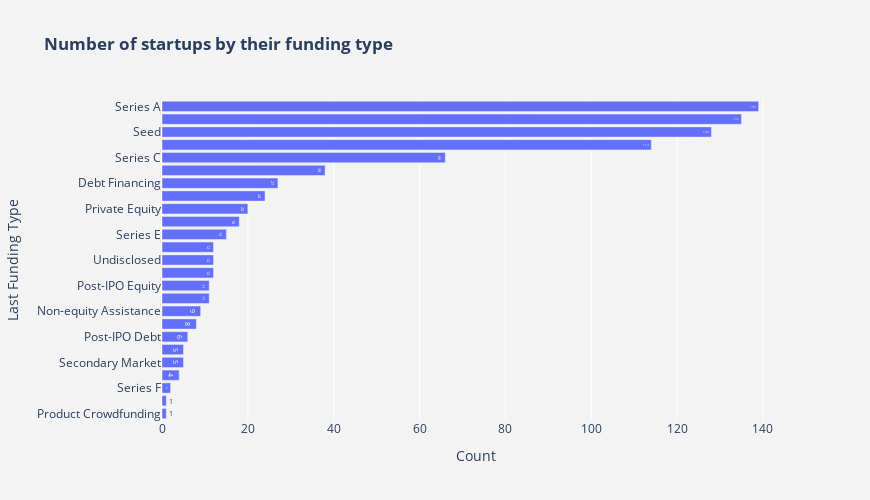

The code cell stored with this chart in its notebook:
### Code cell
fig3 = go.Figure()

fig3.add_trace(
    go.Bar(
        x= main.groupby('Last funding type').size().sort_values().values,
        y= main.groupby('Last funding type').size().sort_values().index,
        text= main.groupby('Last funding type').size().sort_values().values,
        textposition= 'auto',
        orientation= 'h',
        )
        )

fig3.update_layout(
    title_text='<b>Number of startups by their funding type<b>',
    yaxis = dict(title='Last Funding Type'),
    xaxis = dict(title='Count'),
    width = 870,
    height = 500,
    paper_bgcolor='rgb(243, 243, 243)',
    plot_bgcolor='rgb(243, 243, 243)')

### Figure 1 — Plotly figure (JSON) as saved in the notebook; plotly's stock layout.template omitted (floating-point values rounded to 4 significant figures)
{"data": [{"orientation": "h", "text": [1, 1, 2, 4, 5, 5, 6, 8, 9, 11, 11, 12, 12, 12, 15, 18, 20, 24, 27, 38, 66, 114, 128, 135, 139], "textposition": "auto", "type": "bar", "x": [1, 1, 2, 4, 5, 5, 6, 8, 9, 11, 11, 12, 12, 12, 15, 18, 20, 24, 27, 38, 66, 114, 128, 135, 139], "y": ["Product Crowdfunding", "Series H", "Series F", "Series G", "Secondary Market", "Angel", "Post-IPO Debt", "Initial Coin Offering", "Non-equity Assistance", "Convertible Note", "Post-IPO Equity", "Pre-Seed", "Undisclosed", "Corporate Round", "Series E", "Series D", "Private Equity", "Equity Crowdfunding", "Debt Financing", "Grant", "Series C", "Series B", "Seed", "Venture - Series Unknown", "Series A"]}], "layout": {"height": 500, "paper_bgcolor": "rgb(243, 243, 243)", "plot_bgcolor": "rgb(243, 243, 243)", "title": {"text": "<b>Number of startups by their funding type<b>"}, "width": 870, "xaxis": {"autorange": true, "range": [0, 146.3], "title": {"text": "Count"}, "type": "linear"}, "yaxis": {"autorange": true, "range": [-0.5, 24.5], "title": {"text": "Last Funding Type"}, "type": "category"}}}
